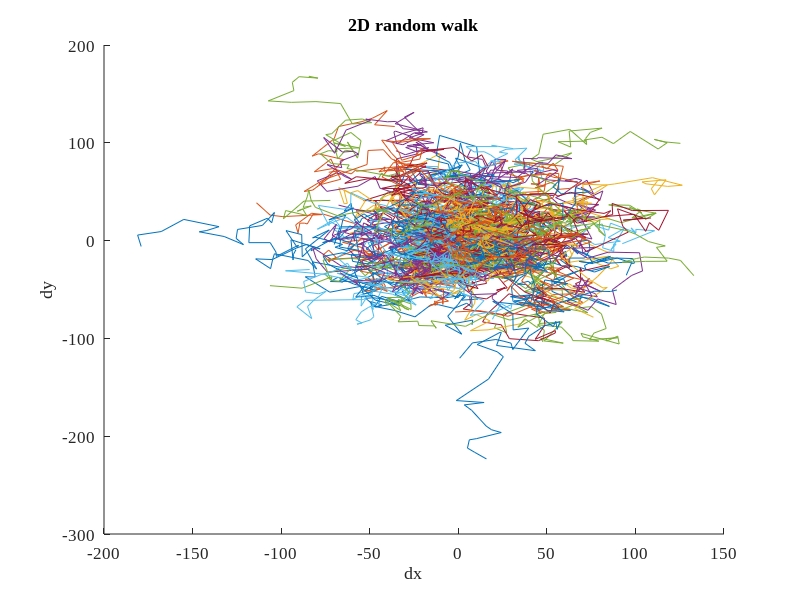
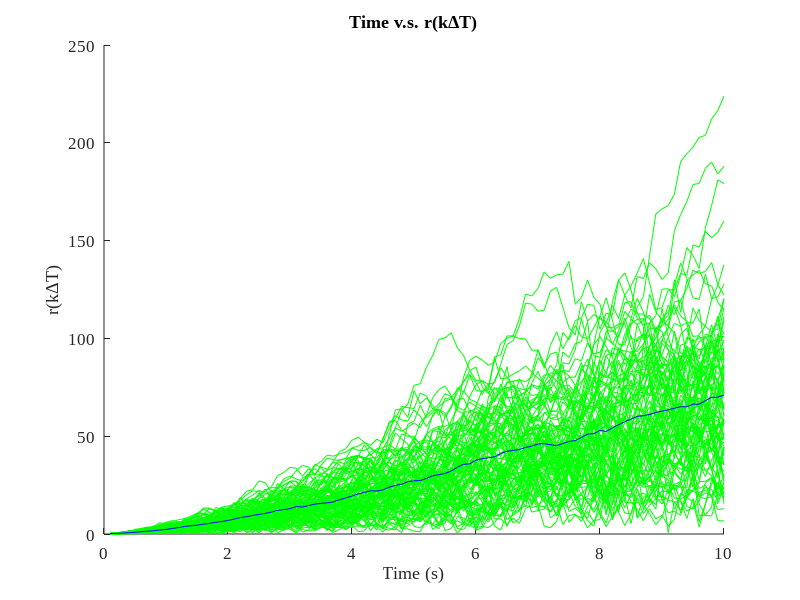

Reproduce these figures in MATLAB, in order.
%% HW3-2
% -------------------------
% CMPE 245 - Spring, 2016
% Chien-Pin Chen
% 04/22/2016
% MATLAB script for HW3
% --------------------------
clear all;

% setting initial value
x_k = zeros(1, 100, 100);
y_k = zeros(1, 100, 100);
r_k = zeros(1, 100, 100);
r_avg = zeros(1, 100);

dt = 0.1;   % 0.1s
T = [1:1:100]*dt;


% initalize figure and its handles for ploting line later
f1 = figure;        % delcare an empty canvas fb: figure for black line 
h_f1 = gca;         % get handle value (pointer) of above canvs
set(gca, 'fontsize', 12, 'FontName','Times New Roman');
set(h_f1,'NextPlot', 'add');
xlabel ('dx');
ylabel ('dy');
title('2D random walk');

f2 = figure;
h_f2 = gca;
set(gca, 'fontsize', 12, 'FontName','Times New Roman');
set(h_f2,'NextPlot', 'add');
xlabel ('Time (s)');
ylabel ('r(k\DeltaT)');
title('Time v.s. r(k\DeltaT)');


% compute stochastic differential equation in 10 sec (k 1:100) for 100 trajectories (traj 1:100)
for traj=1:100
    
    x_k(1,1,traj) = 0 + random('Normal', 0, dt*1);
    y_k(1,1,traj) = 0 + random('Normal', 0, dt*1);
    r_k(1,1,traj) = sqrt(x_k(1)^2+y_k(1)^2);
    
    for k = 2:100
        x_k(1,k,traj) = x_k(1, k-1, traj) + random('Normal', 0, dt*k);
        y_k(1,k,traj) = y_k(1, k-1, traj) + random('Normal', 0, dt*k);

        r_k(1,k,traj) = sqrt(x_k(1,k,traj)^2+y_k(1,k,traj)^2);
    end

    % plot each trajectory of x-y coordination and r(kdt)
    plot(h_f1, x_k(1,:,traj), y_k(1,:,traj));
    plot(h_f2, T, r_k(1,:,traj),'g');

end

% compute average of r(kdt) in each time k
for k = 1:100
    r_avg(k) = sum(r_k(1,k,:))/100;
end

plot(h_f2, T, r_avg,'b');

%plotyy(h_f2, T,r_k, T, r_avg);
%axis(h_f1, 'tight');
%axis(h_f2, 'tight');
